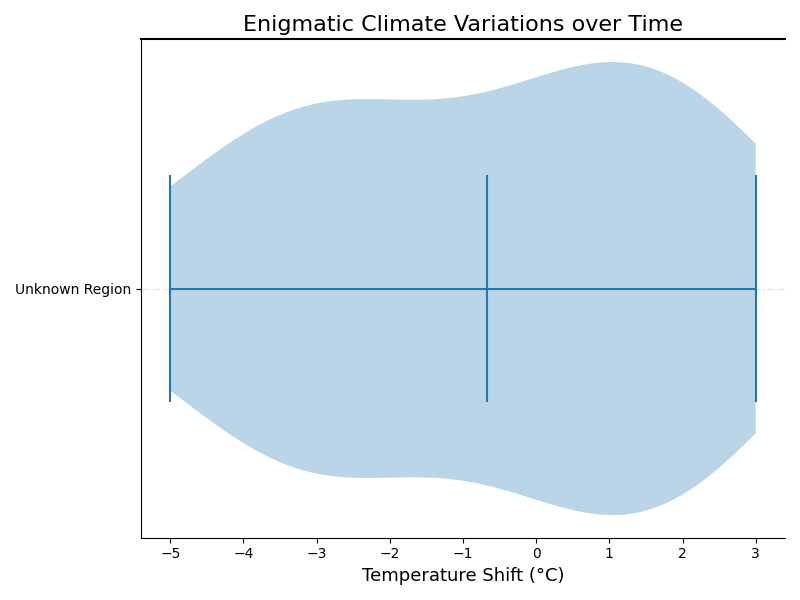

Recreate this plot in Python.
import matplotlib.pyplot as plt
import numpy as np

# Synthetic temperature differences (in Celsius) for a week in one city
data = [-5, -3, 0, 2, 1, -1, -4, 3, 2, 0, -2, -3, 1, 2, -3]

plt.figure(figsize=(8, 6))

# Create the violin plot
violin = plt.violinplot(data, vert=False, showmeans=True, showmedians=False)

# Changed title and labels
plt.title('Enigmatic Climate Variations over Time', fontsize=16, fontweight='normal')
plt.xlabel('Temperature Shift (°C)', fontsize=13)
plt.yticks([1], ['Unknown Region'])

# Modify grid and border style
plt.grid(visible=True, axis='y', linestyle='-.', alpha=0.3)
plt.gca().spines['top'].set_linewidth(1.5)
plt.gca().spines['right'].set_visible(False)

plt.tight_layout()
plt.show()
